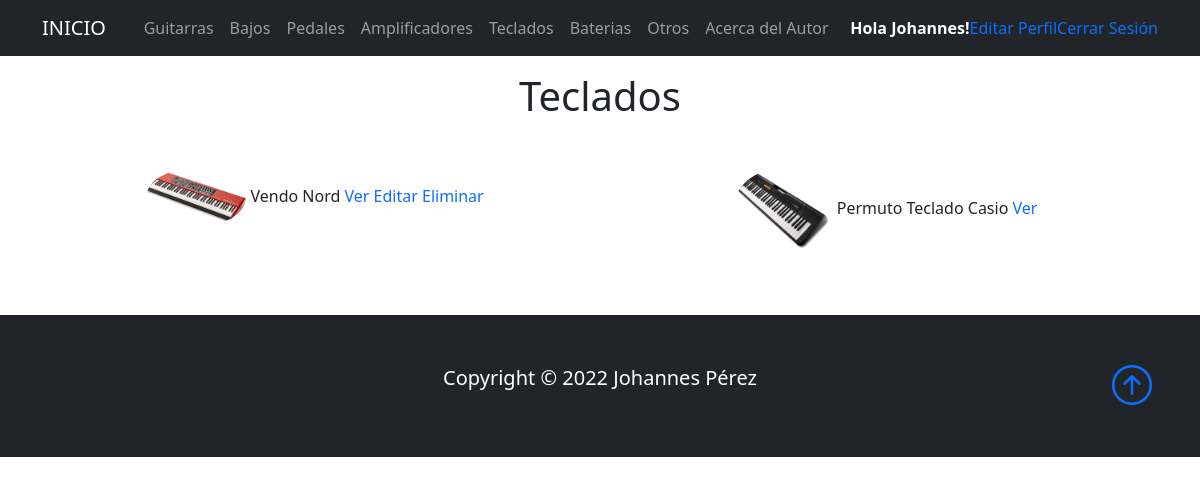
/listaTeclados/ (signed in), run on the app's committed database.
### Base/models.py (models this page shows, shortened)
class Instrumento(models.Model):
    instrumentoSeleccion = (
    ('guitarra','Guitarra'),
    ('bajo', 'Bajo'),
    ('pedal','Pedal'),
    ('bateria','Bateria'),
    ('teclado','Teclado'),
    ('amplificador','Amplificador'),
    ('otro', 'Otro'),
    )
    usuario = models.ForeignKey(User, on_delete=models.CASCADE, null=True, blank=True)
    titulo = models.CharField(max_length=200)
    instrumento = models.CharField(max_length=15, choices=instrumentoSeleccion, default='guitarra')
    marca = models.CharField(max_length=40)
    modelo = models.CharField(max_length=40)
    descripcion = models.TextField(null=True, blank=True)
    year = models.IntegerField()
    precio = models.DecimalField(max_digits=10, decimal_places=2)
    fechaPublicacion = models.DateTimeField(auto_now_add=True)
    telefonoContacto = models.IntegerField()
    emailContacto = models.EmailField()
    imagenInstrumento = models.ImageField(null=True, blank=True, upload_to="imagenes/")
    class Meta:
        ordering = ['usuario', '-fechaPublicacion']

### Base/views.py (the view)
# urls.py: path('listaTeclados/', TecladoLista.as_view(), name='teclados'),
class TecladoLista(LoginRequiredMixin, ListView):
    context_object_name = 'teclados'
    queryset = Instrumento.objects.filter(instrumento__startswith='teclado')
    template_name = 'Base/listaTeclados.html'

### Base/templates/Base/listaTeclados.html
{% extends 'Base/home.html' %}
{% block content %}
<section class="text-dark p-5 p-lg-0 pt-lg-5 text-center">
<br>
<div class="container text-center">
    <h1>Teclados</h1>
</div>
<br>
<div class="container">
    <div class="row">
            {% for teclado in teclados %}
            <div class="col-sm-6 align-items-center">
                <div class="card-body">
                <img src="{{teclado.imagenInstrumento.url}}" class="rounded-circle" width="100px">
                {{teclado.titulo}}
                <a href="{% url 'teclado' teclado.id %}">Ver</a>
                {% if user.id == teclado.usuario.id %}
                <a href="{% url 'teclado_editar' teclado.id %}">Editar</a>
                <a href="{% url 'teclado_eliminar' teclado.id %}">Eliminar</a>
                <br>
                <br>
                <br>
                <br>
                {% endif %}
                </div>
            </div>
            {% endfor %}
    </div>
</div>
</section>
{% endblock %}

### Base/templates/Base/home.html (shortened to what this page needs)
<!DOCTYPE html>
<html lang="en">
<head>
    <link href="https://cdn.jsdelivr.net/npm/bootstrap@5.0.2/dist/css/bootstrap.min.css" rel="stylesheet"
>
    <link rel="stylesheet" href="https://cdn.jsdelivr.net/npm/bootstrap-icons@1.3.0/font/bootstrap-icons.css">
    <link href='https://api.mapbox.com/mapbox-gl-js/v2.8.1/mapbox-gl.css' rel='stylesheet' />
    {% load static %}
    <link rel="stylesheet" type="text/css" href="{% static 'Base/style.css' %}">
</head>
<body>
    <nav class="navbar navbar-expand-lg bg-dark navbar-dark py-2 fixed-top">
      <div class="container">
        <a href="{% url 'home' %}" class="navbar-brand">INICIO</a>
            <div class="collapse navbar-collapse" id="navmenu">
              <ul class="navbar-nav ms-auto">
                <li class="nav-item">
                  <a class="nav-link" href="{% url 'guitarras' %}">Guitarras</a>
                </li>
                <li class="nav-item">
                  <a class="nav-link" href="{% url 'bajos' %}">Bajos</a>
                </li>
                <li class="nav-item">
                  <a class="nav-link" href="{% url 'pedales' %}">Pedales</a>
                </li>
                <li class="nav-item">
                  <a class="nav-link" href="{% url 'amplificadores' %}">Amplificadores</a>
                </li>
                <li class="nav-item">
                  <a class="nav-link" href="{% url 'teclados' %}">Teclados</a>
                </li>
                <li class="nav-item">
                  <a class="nav-link" href="{% url 'baterias' %}">Baterias</a>
                </li>
                <li class="nav-item">
                  <a class="nav-link" href="{% url 'otros' %}">Otros</a>
                </li>
                <li class="nav-item">
                  <a class="nav-link" href="{% url 'acerca_de_mi' %}">Acerca del Autor</a>
                </li>
              </ul>
                {% if request.user.is_authenticated %}
              <ul class="navbar-nav ms-auto">
              <li class="nav-item">
                <strong><span style="color:white"> Hola {{request.user.first_name}}!</span></strong>
              </li>
              <li class="nav-item">
                <a href="{% url 'editar_perfil' %}">Editar Perfil</a>
              </li>
              <li class="nav-item">
                <a href="{% url 'logout' %}">Cerrar Sesión</a>
              </li>
            {% endif %}
          </div>
      </div>
  </nav>
      {% block content %}{% endblock %}
  <footer class="p-5 bg-dark text-white text-center position-relative">
      <div class="container">
          <p class="lead">Copyright &copy; 2022 Johannes Pérez</p>
          <a href="" class="position-absolute bottom-0 end-0 p-5">
              <i class="bi bi-arrow-up-circle h1"></i>
          </a>
      </div>
  </footer>
</body>
</html>

### Base/static/Base/style.css (style rules this page uses)
a { text-decoration: none; }
ul { list-style: none; }

### data on the page
Instrumento: imagenInstrumento (picture), titulo "Vendo Nord", shows "Editar"
Instrumento: imagenInstrumento (picture), titulo "Permuto Teclado Casio"

### other printed values
{{ request.user.first_name }} "Johannes"
